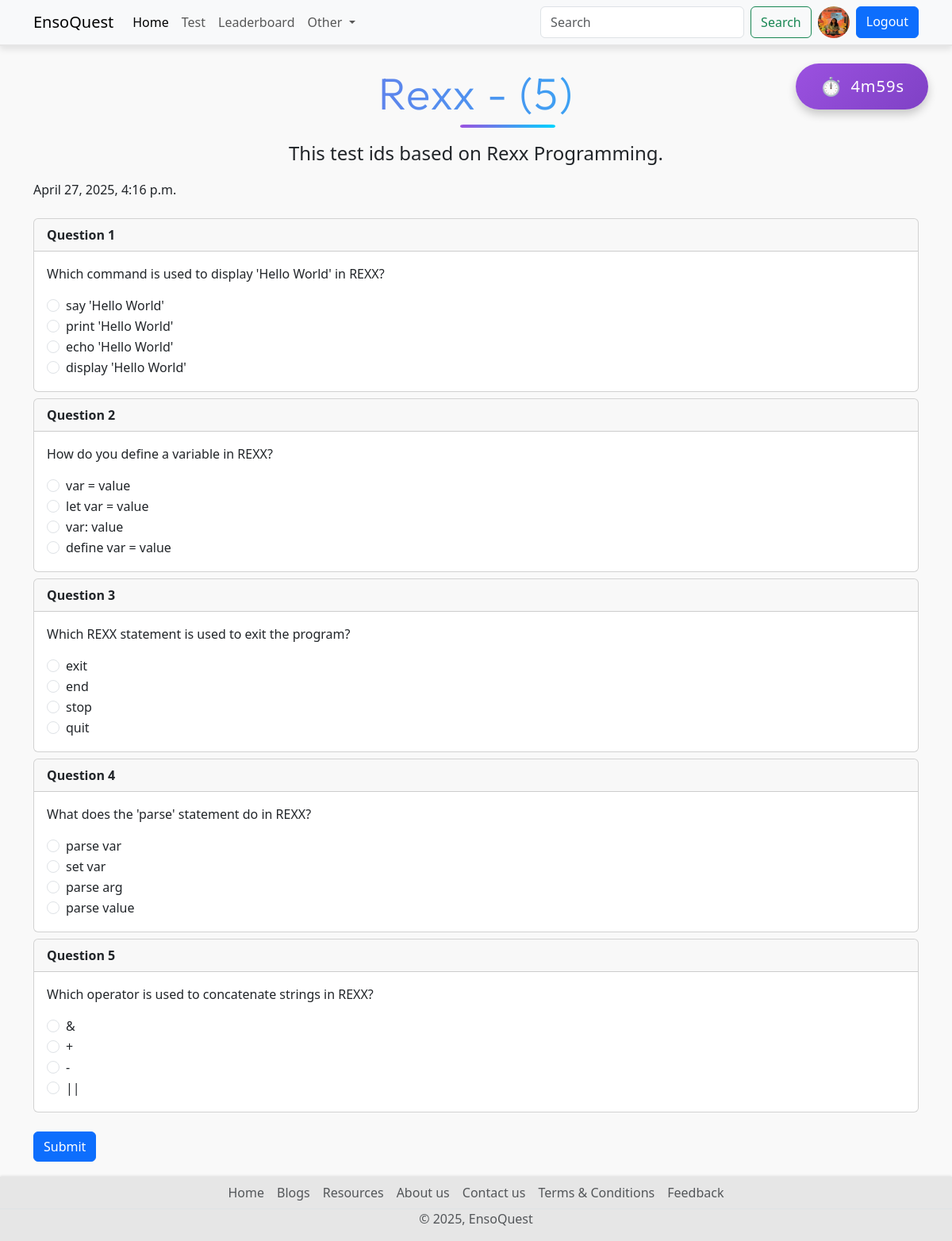
The app's page /quiz/14 (signed in), older data.
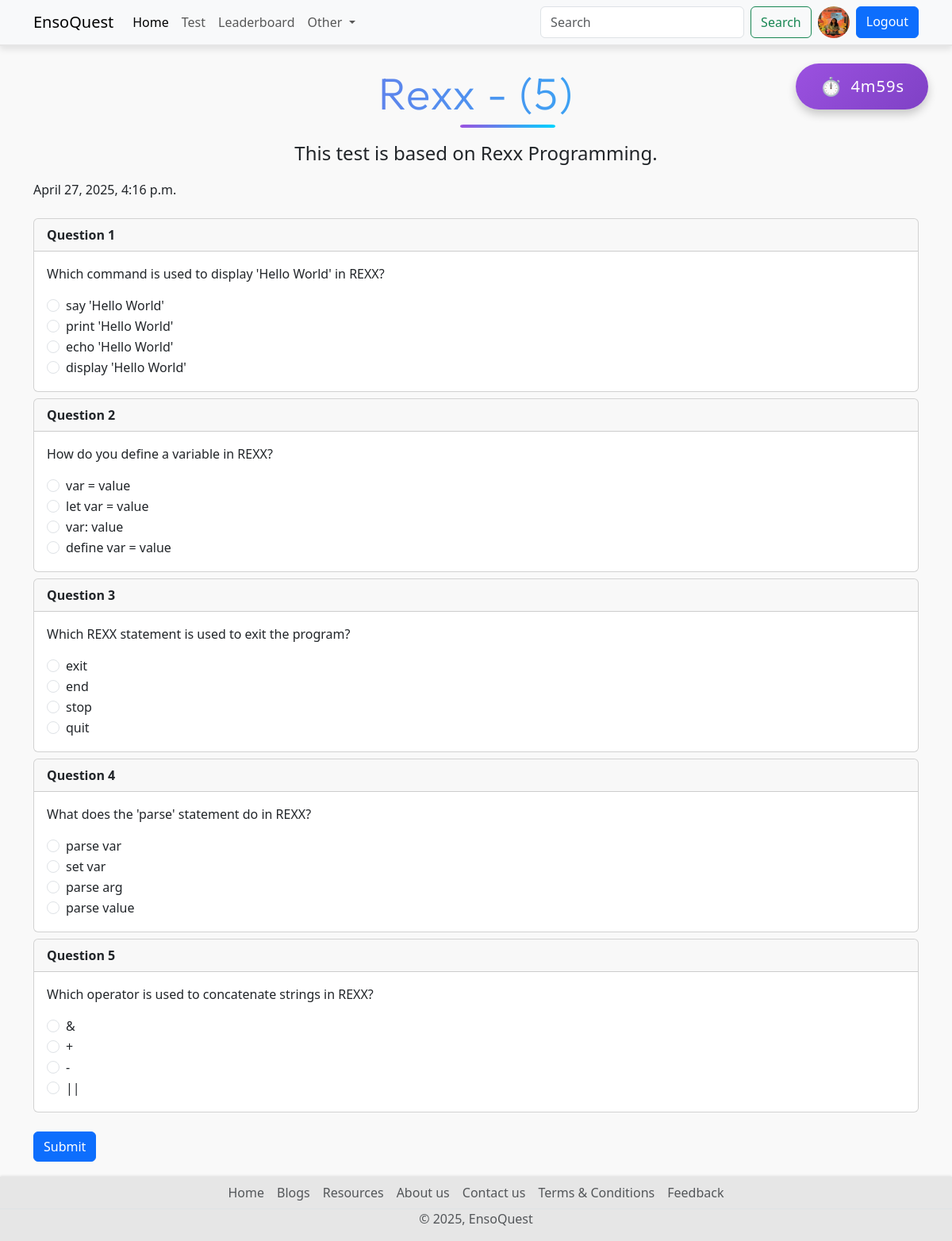
The same page, newer data.
### quiz/models.py (models this page shows, shortened)
class Quiz(models.Model):
    title = models.CharField(max_length=255)
    description = models.TextField()
    category = models.ForeignKey(Category, on_delete=models.CASCADE)
    quiz_file = models.FileField(upload_to='quiz/')
    created_at = models.DateTimeField(auto_now_add=True)
    updated_at = models.DateTimeField(auto_now=True)
    class Meta:
        verbose_name_plural = 'Tests'

### quiz/views.py (the view)
# urls.py: path('<int:quiz_id>',views.quiz_view, name='quiz'),
@login_required
def quiz_view(request, quiz_id):
   quiz = get_object_or_404(Quiz, pk=quiz_id)
   if request.method == "POST":
      score = int(request.POST.get('score', 0))
      submission = QuizSubmission(user=request.user, quiz=quiz, score=score)
      submission.save()
      return redirect('quiz_result', submission_id = submission.id)
   return render(request,'test.html',{'quiz':quiz})

### Templates/test.html (shortened to what this page needs)
{% extends 'index.html' %}
{% block content %}
<span class="fs-5" id="timer">10:00</span>
  <div class="container">
      <h1 class="display-4 text-center my-4 title">{{quiz.title}} - ({{quiz.question_set.all|length}})</h1>
      <p class="fs-4 text-center container">{{quiz.description}}</p>
  </div>
    <div class="container">
     <div class="d-flex justify-content-between">
        <span>{{quiz.created_at}}</span>
     </div>
        <div class="questions my-4">
          {% for question in  quiz.question_set.all %}
          <div class="card mb-2 question" >
                <div class="card-header fw-bold">
                  Question {{forloop.counter}}
                </div>
                <div class="card-body">
                  <p class="card-text">{{question.text}}</p>
                  {% for option in question.choice_set.all %}
                  <div class="form-check">
                    <input class="form-check-input" value="{{option.text}}" type="radio" name="{{option.question.id}}" id="{{option.id}}">
                    <label class="form-check-label" for="{{option.id}}">
                    {{option.text}}
                    </label>
                  </div>
                  {% endfor %}
                </div>
            </div>
          {% endfor %}
        </div>
        <form action="" method="post" id="quiz-form">
          <button type="submit" class="btn btn-primary" id="submit-button">Submit</button>
        </form>
    </div>
{% endblock content %}

Row changes from the older to the newer data that the page shows:
changed Quiz: description "This test ids based on Rexx Programming." → "This test is based on Rexx Programming."
